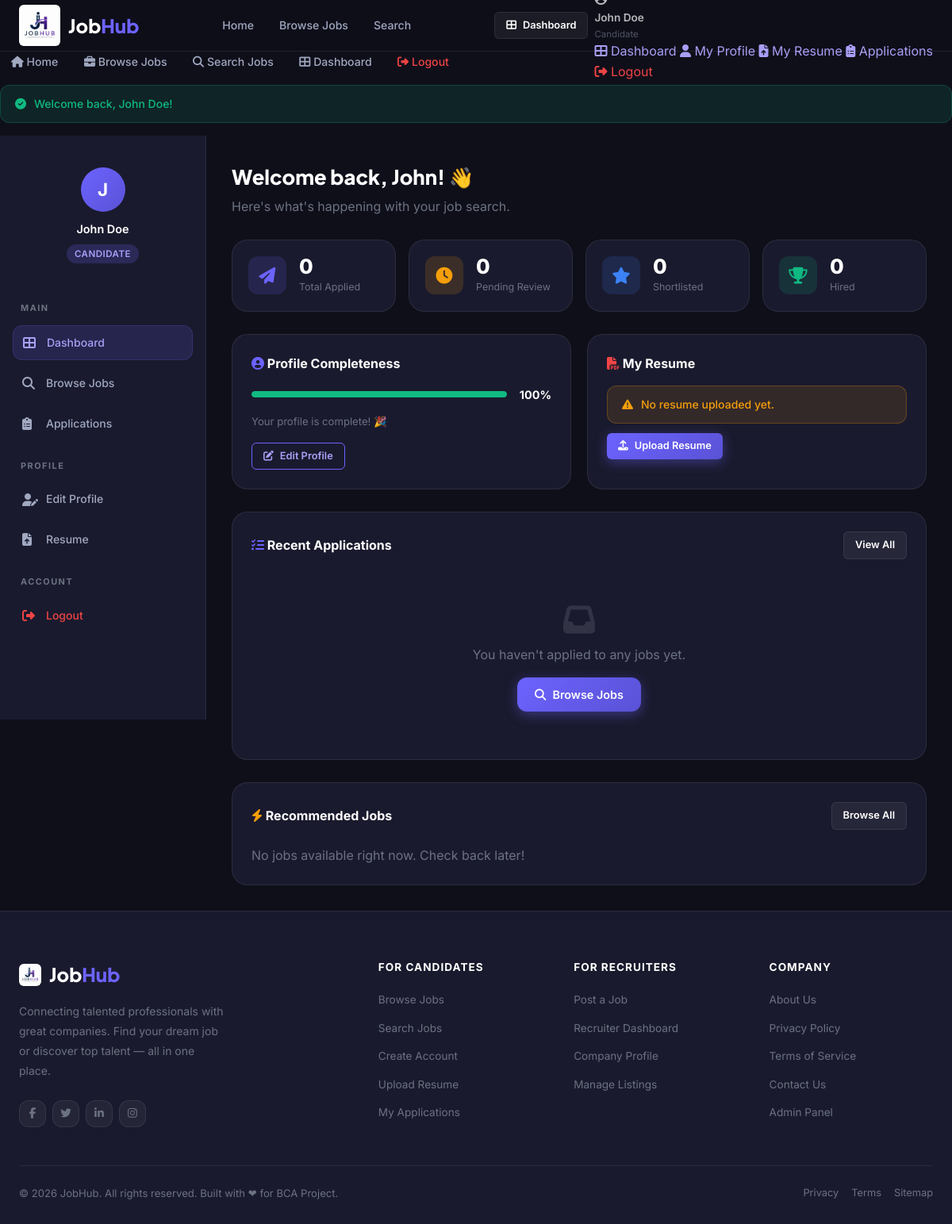
Page /candidate/dashboard.php (signed in) on the committed database.
### tables this page shows
CREATE TABLE IF NOT EXISTS `users` (
  `id`           INT(11)      NOT NULL AUTO_INCREMENT,
  `full_name`    VARCHAR(100) NOT NULL,
  `email`        VARCHAR(150) NOT NULL,
  `password`     VARCHAR(255) NOT NULL,           
  `phone`        VARCHAR(15)  DEFAULT NULL,
  `role`         ENUM('admin','recruiter','candidate') NOT NULL DEFAULT 'candidate',
  `is_active`    TINYINT(1)   NOT NULL DEFAULT 1,
  `profile_pic`  VARCHAR(255) DEFAULT NULL,
  `created_at`   DATETIME     NOT NULL DEFAULT CURRENT_TIMESTAMP,
  `updated_at`   DATETIME     NOT NULL DEFAULT CURRENT_TIMESTAMP ON UPDATE CURRENT_TIMESTAMP,
  PRIMARY KEY (`id`),
  UNIQUE KEY `uq_email` (`email`)
);

### config/db.php (called while the page is built, shortened)
<?php
function e(string $str): string {
    return htmlspecialchars($str, ENT_QUOTES | ENT_HTML5, 'UTF-8');
}

### candidate/dashboard.php (the view, shortened to what this page needs)
<?php
require_once '../config/db.php';
$userId = (int)$_SESSION['user_id'];
$pdo    = getDB();
$totalApps   = $pdo->prepare("SELECT COUNT(*) FROM applications WHERE candidate_id = ?");
$totalApps->execute([$userId]);
$totalApps   = (int)$totalApps->fetchColumn();
$pendingApps = $pdo->prepare("SELECT COUNT(*) FROM applications WHERE candidate_id = ? AND status = 'pending'");
$pendingApps->execute([$userId]);
$pendingApps = (int)$pendingApps->fetchColumn();
$shortlisted = $pdo->prepare("SELECT COUNT(*) FROM applications WHERE candidate_id = ? AND status = 'shortlisted'");
$shortlisted->execute([$userId]);
$shortlisted = (int)$shortlisted->fetchColumn();
$hired = $pdo->prepare("SELECT COUNT(*) FROM applications WHERE candidate_id = ? AND status = 'hired'");
$hired->execute([$userId]);
$hired = (int)$hired->fetchColumn();
$stmt = $pdo->prepare("SELECT a.id, a.status, a.applied_at,j.title
                      AS job_title, j.location,c.company_name
                      FROM applications a
                      JOIN jobs j ON a.job_id = j.id
                      JOIN companies c ON j.company_id = c.id
                      WHERE a.candidate_id = ?
                      ORDER BY a.applied_at DESC
                      LIMIT 5");
$stmt->execute([$userId]);
$recentApps = $stmt->fetchAll();
$user = $pdo->prepare("SELECT full_name, email, phone, profile_pic FROM users WHERE id = ?");
$user->execute([$userId]);
$user = $user->fetch();
$fields = ['full_name'=>$user['full_name'],'email'=>$user['email'],'phone'=>$user['phone']];
$filled = count(array_filter($fields, fn($v) => !empty($v)));
$total  = count($fields);
$completeness = (int)(($filled / $total) * 100);
$resumeRow = $pdo->prepare("SELECT id FROM resumes WHERE candidate_id = ? ORDER BY is_primary DESC, uploaded_at DESC LIMIT 1");
$resumeRow->execute([$userId]);
$hasResume = (bool)$resumeRow->fetchColumn();
$recommended = $pdo->query("SELECT j.id, j.title, j.location, j.job_type, c.company_name
                            FROM jobs j JOIN companies c ON j.company_id = c.id
                            WHERE j.status = 'active'
                            ORDER BY j.created_at DESC LIMIT 4")->fetchAll();
include '../includes/header.php';
?>
<div class="dashboard-wrapper">
  <aside class="sidebar" aria-label="Candidate navigation">
    <div style="text-align:center; padding:16px 0 24px;">
      <div style="width:56px;height:56px;border-radius:50%;background:var(--grad-primary);display:flex;align-items:center;justify-content:center;font-size:1.4rem;font-weight:700;color:white;margin:0 auto 10px;">
        <?= strtoupper(($user['full_name'][0] ?? 'U')) ?>
      </div>
      <div style="font-weight:600; font-size:0.9rem;"><?= e($user['full_name']) ?></div>
      <div class="badge badge-primary mt-1">Candidate</div>
    </div>
    <span class="sidebar-section-title">Main</span>
    <a href="dashboard.php"       class="sidebar-link active"><i class="fas fa-th-large"></i> Dashboard</a>
    <a href="../jobs/listing.php" class="sidebar-link"><i class="fas fa-search"></i> Browse Jobs</a>
    <a href="my_applications.php" class="sidebar-link">
      <i class="fas fa-clipboard-list"></i> Applications
    </a>
    <span class="sidebar-section-title">Profile</span>
    <a href="profile.php"       class="sidebar-link"><i class="fas fa-user-edit"></i> Edit Profile</a>
    <a href="upload_resume.php" class="sidebar-link"><i class="fas fa-file-upload"></i> Resume</a>
    <span class="sidebar-section-title">Account</span>
    <a href="../logout.php" class="sidebar-link" style="color:var(--danger);"><i class="fas fa-sign-out-alt"></i> Logout</a>
  </aside>
  <main class="main-content" id="main-content">
    <div style="margin-bottom:28px;">
      <h1 style="font-family:var(--font-heading);font-size:1.6rem;font-weight:800;">
        Welcome back, <?= e(explode(' ', $user['full_name'])[0]) ?>! 👋
      </h1>
      <p style="color:var(--text-muted); margin-top:4px;">Here's what's happening with your job search.</p>
    </div>
    <div class="stats-grid" role="list">
      <div class="stat-card" role="listitem">
        <div class="stat-icon purple"><i class="fas fa-paper-plane"></i></div>
        <div class="stat-info">
          <div class="stat-val"><?= $totalApps ?></div>
          <div class="stat-lbl">Total Applied</div>
        </div>
      </div>
      <div class="stat-card" role="listitem">
        <div class="stat-icon orange"><i class="fas fa-clock"></i></div>
        <div class="stat-info">
          <div class="stat-val"><?= $pendingApps ?></div>
          <div class="stat-lbl">Pending Review</div>
        </div>
      </div>
      <div class="stat-card" role="listitem">
        <div class="stat-icon blue"><i class="fas fa-star"></i></div>
        <div class="stat-info">
          <div class="stat-val"><?= $shortlisted ?></div>
          <div class="stat-lbl">Shortlisted</div>
        </div>
      </div>
      <div class="stat-card" role="listitem">
        <div class="stat-icon green"><i class="fas fa-trophy"></i></div>
        <div class="stat-info">
          <div class="stat-val"><?= $hired ?></div>
          <div class="stat-lbl">Hired</div>
        </div>
      </div>
    </div>
    <div style="display:grid; grid-template-columns:1fr 1fr; gap:20px; margin-bottom:28px;" class="responsive-2col">
      <div class="card">
        <h2 style="font-size:1rem;font-weight:700;margin-bottom:14px;"><i class="fas fa-user-circle" style="color:var(--primary);"></i> Profile Completeness</h2>
        <div style="display:flex; align-items:center; gap:16px; margin-bottom:12px;">
          <div style="flex:1; background:var(--border); border-radius:4px; height:8px; overflow:hidden;">
            <div style="width:<?= $completeness ?>%; height:100%; background:<?= $completeness >= 80 ? 'var(--success)' : ($completeness >= 50 ? 'var(--warning)' : 'var(--danger)') ?>; border-radius:4px; transition:width 1s ease;"></div>
          </div>
          <span style="font-weight:700; font-size:0.9rem;"><?= $completeness ?>%</span>
        </div>
        <p style="font-size:0.82rem;color:var(--text-muted);">
          <?php if ($completeness < 100): ?>
            Complete your profile to attract recruiters and increase visibility.
          <?php else: ?>
            Your profile is complete! 🎉
          <?php endif; ?>
        </p>
        <a href="profile.php" class="btn btn-outline btn-sm mt-2">
          <i class="fas fa-edit"></i> Edit Profile
        </a>
      </div>
      <div class="card">
        <h2 style="font-size:1rem;font-weight:700;margin-bottom:14px;"><i class="fas fa-file-pdf" style="color:var(--danger);"></i> My Resume</h2>
        <?php if ($hasResume): ?>
          <div class="alert alert-success" style="margin-bottom:12px;">
            <i class="fas fa-check-circle"></i> Resume uploaded successfully!
          </div>
          <a href="upload_resume.php" class="btn btn-secondary btn-sm">
            <i class="fas fa-sync-alt"></i> Update Resume
          </a>
          <?php else: ?>
          <div class="alert alert-warning" style="margin-bottom:12px;">
            <i class="fas fa-exclamation-triangle"></i> No resume uploaded yet.
          </div>
          <a href="upload_resume.php" class="btn btn-primary btn-sm">
            <i class="fas fa-upload"></i> Upload Resume
          </a>
          <?php endif; ?>
      </div>
    </div>
    <div class="card" style="margin-bottom:28px;">
      <div style="display:flex;align-items:center;justify-content:space-between;margin-bottom:20px;">
        <h2 style="font-size:1rem;font-weight:700;"><i class="fas fa-list-check" style="color:var(--primary);"></i> Recent Applications</h2>
        <a href="my_applications.php" class="btn btn-secondary btn-sm">View All</a>
      </div>
      <?php if ($recentApps): ?>
      <div class="table-wrapper">
        <table class="table" role="table" aria-label="Recent job applications">
          <thead>
            <tr>
              <th scope="col">Job Title</th>
              <th scope="col">Company</th>
              <th scope="col">Location</th>
              <th scope="col">Status</th>
              <th scope="col">Applied On</th>
            </tr>
          </thead>
          <tbody>
            <?php foreach ($recentApps as $app): ?>
            <tr>
              <td><strong style="color:var(--text-primary);"><?= e($app['job_title']) ?></strong></td>
              <td><?= e($app['company_name']) ?></td>
              <td><?= e($app['location'] ?: '–') ?></td>
              <td>
                <?php
                  $statusMap = [
                    'pending'     => 'badge-warning',
                    'reviewed'    => 'badge-info',
                    'shortlisted' => 'badge-accent',
                    'rejected'    => 'badge-danger',
                    'hired'       => 'badge-success',];
                  $cls = $statusMap[$app['status']] ?? 'badge-primary';
                ?>
                <span class="badge <?= $cls ?>"><?= ucfirst(e($app['status'])) ?></span>
              </td>
              <td><?= date('d M Y', strtotime($app['applied_at'])) ?></td>
            </tr>
            <?php endforeach; ?>
          </tbody>
        </table>
      </div>
      <?php else: ?>
        <div class="text-center" style="padding:36px; color:var(--text-muted);">
          <i class="fas fa-inbox" style="font-size:2.5rem;opacity:0.3;display:block;margin-bottom:12px;"></i>
          <p>You haven't applied to any jobs yet.</p>
          <a href="../jobs/listing.php" class="btn btn-primary mt-2"><i class="fas fa-search"></i> Browse Jobs</a>
        </div>
      <?php endif; ?>
    </div>
    <div class="card">
      <div style="display:flex;align-items:center;justify-content:space-between;margin-bottom:20px;">
        <h2 style="font-size:1rem;font-weight:700;"><i class="fas fa-bolt" style="color:var(--warning);"></i> Recommended Jobs</h2>
        <a href="../jobs/listing.php" class="btn btn-secondary btn-sm">Browse All</a>
      </div>
      <?php if ($recommended): ?>
      <div style="display:flex;flex-direction:column;gap:12px;">
        <?php foreach ($recommended as $job): ?>
          <div style="display:flex;align-items:center;justify-content:space-between;padding:12px 0;border-bottom:1px solid var(--border);">
          <div>
            <div style="font-weight:600;color:var(--text-primary);font-size:0.9rem;"><?= e($job['title']) ?></div>
            <div style="font-size:0.78rem;color:var(--text-muted);"><?= e($job['company_name']) ?> · <?= e($job['location'] ?: 'Remote') ?></div>
          </div>
          <div style="display:flex;align-items:center;gap:8px;">
            <span class="badge badge-primary"><?= e($job['job_type']) ?></span>
            <a href="../jobs/detail.php?id=<?= (int)$job['id'] ?>" class="btn btn-primary btn-sm">Apply</a>
          </div>
        </div>
        <?php endforeach; ?>
      </div>
      <?php else: ?>
        <p class="text-muted">No jobs available right now. Check back later!</p>
      <?php endif; ?>
    </div>
  </main>
</div>
<?php include '../includes/footer.php'; ?>

### rows in the picture
users: full_name "J", full_name "John Doe", full_name "John"

### other values in the picture
$userName "John Doe"
$userRole "Candidate"
$flash['message'] "Welcome back, John Doe!"
$totalApps "0"
$pendingApps "0"
$shortlisted "0"
$hired "0"
$completeness "100"
